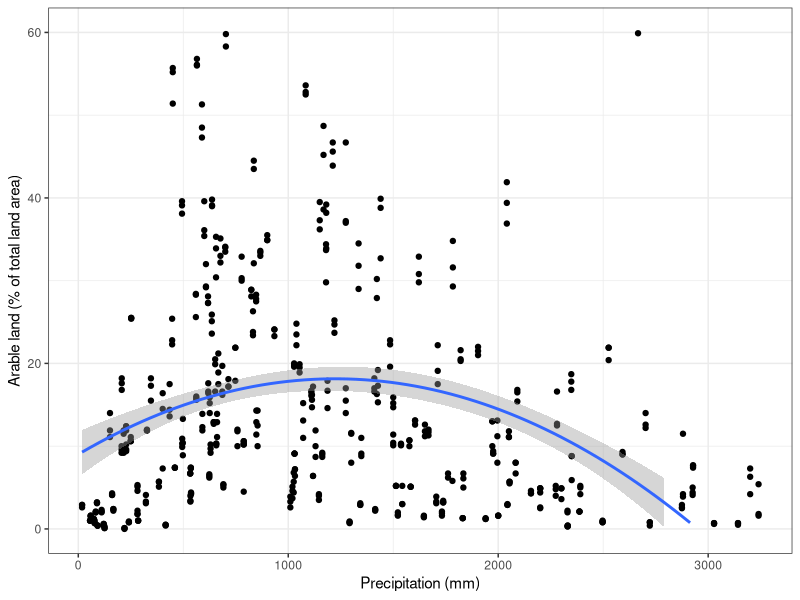
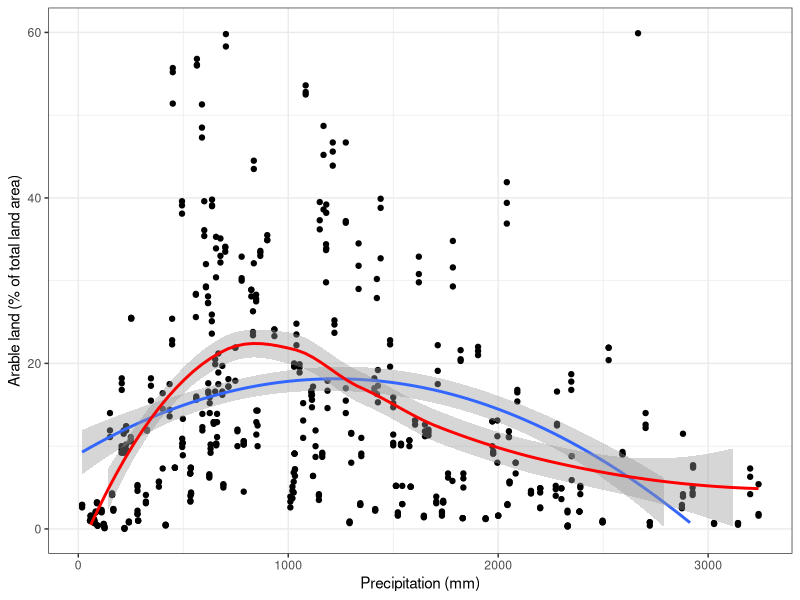
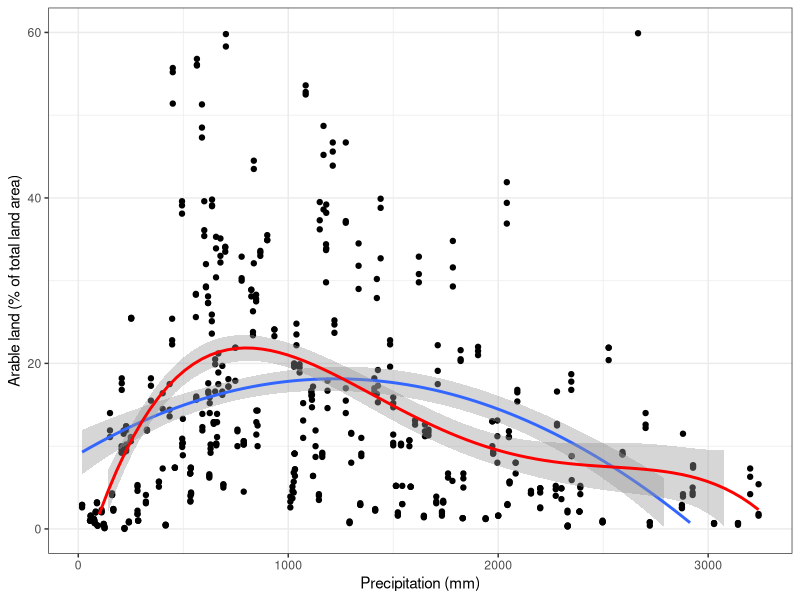
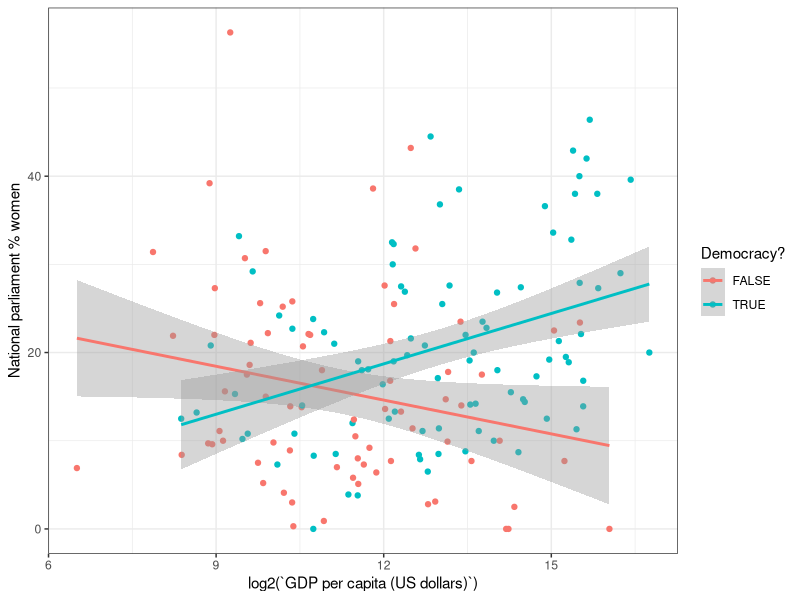
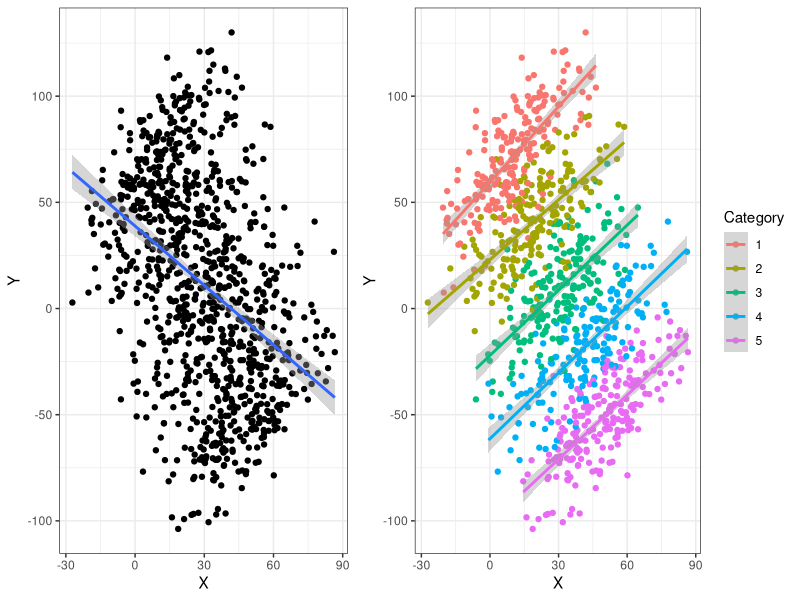
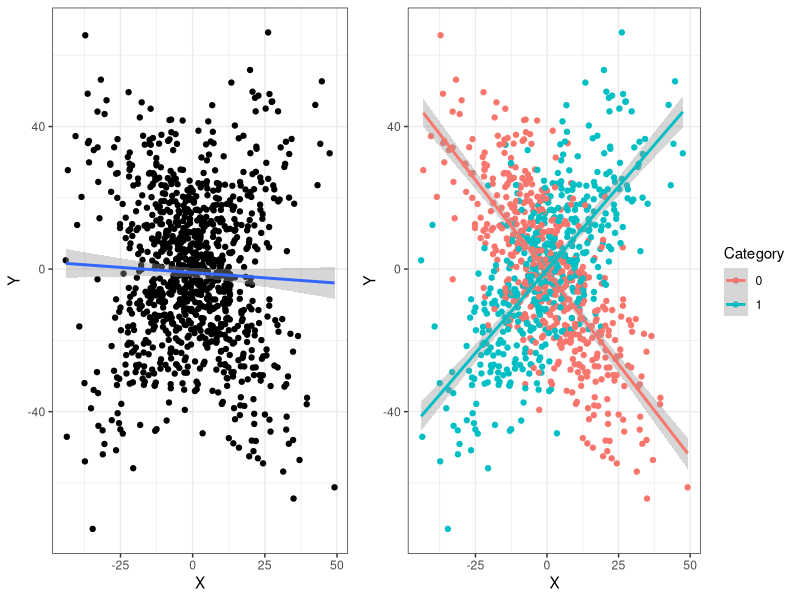

These figures' R source, in order:
## ---- chunk 1
list.of.packages <- c("ggplot2", "gridExtra", "MASS", "reshape2", "dplyr")
new.packages <- list.of.packages[!(list.of.packages %in% installed.packages()[,"Package"])]
if(length(new.packages)) install.packages(new.packages)

library(ggplot2)
library(gridExtra)
library(MASS)
library(reshape2)
library(dplyr)
## ---- chunk 2
countries <- read.csv("data/country_stats.csv", check.names = F)
countries_2010 <- countries[countries$Year == 2010,]
## ---- chunk 3
countries_2010$Region <- as.factor(countries_2010$Region)
countries_2010$Region <- relevel(countries_2010$Region, ref = "Northern America")
summary(lm(countries_2010$`GDP per capita (US dollars)`~Region, countries_2010))$coefficients
## ---- chunk 4
library(ggplot2)

lm1 <- lm(`Arable land (% of total land area)`~poly(`Precipitation (mm)`, 2, raw = TRUE), countries_2010)
coefficients(summary(lm1))

ggplot(countries, aes(x=`Precipitation (mm)`, y=`Arable land (% of total land area)`)) + 
  geom_point() + 
  stat_smooth(method = "lm",
              formula = y ~ poly(x, 2)) + 
  ylim(0, 60) + 
  theme_bw()
## ---- chunk 5
loess_model <- loess(countries_2010$`Arable land (% of total land area)`~countries_2010$`Precipitation (mm)`)

sse <- function(x) {return(sum((x - mean(x))^2))}

# LM Rsq
lm_rsq <- 1-sum(residuals(lm1)^2)/
  sse(countries_2010[!is.na(countries_2010$`Arable land (% of total land area)`) & 
                       !is.na(countries_2010$`Precipitation (mm)`),]$`Arable land (% of total land area)`)

# Loess Rsq
loess_rsq <- 1-sum(residuals(loess_model)^2)/
  sse(countries_2010[!is.na(countries_2010$`Arable land (% of total land area)`) & 
                       !is.na(countries_2010$`Precipitation (mm)`),]$`Arable land (% of total land area)`)

ggplot(countries, aes(x=`Precipitation (mm)`, y=`Arable land (% of total land area)`)) + 
  geom_point() + 
  stat_smooth(method = "lm",
              formula = y ~ poly(x, 2)) + 
  stat_smooth(method="loess", 
              formula = y ~ x,
              col="red") + 
  ylim(0, 60) + 
  theme_bw()

print(round(c("LM R2" = lm_rsq, "LOESS R2" = loess_rsq), 3))
## ---- chunk 6
ggplot(countries, aes(x=`Precipitation (mm)`, y=`Arable land (% of total land area)`)) + 
  geom_point() + 
  stat_smooth(method = "lm",
              formula = y ~ poly(x, 2)) + 
  stat_smooth(method = "lm",
              formula = y ~ poly(x, 4), col="red") + 
  ylim(0, 60) + 
  theme_bw()

lm2 <- lm(`Arable land (% of total land area)`~poly(`Precipitation (mm)`, 4, raw = TRUE), countries_2010)
anova(lm1, lm2)
## ---- chunk 7
countries_2010$is_democracy <- as.factor(countries_2010$v2x_polyarchy > 0.5)

countries_2010_with_dem <- countries_2010[!is.na(countries_2010$is_democracy),]

lm3 <- lm(`Seats held by women in national parliament, as of February (%)` ~ 
            log2(`GDP per capita (US dollars)`) * is_democracy, countries_2010_with_dem)
summary(lm3)$coefficients

ggplot(countries_2010_with_dem, aes(x=log2(`GDP per capita (US dollars)`), y = `Seats held by women in national parliament, as of February (%)`, 
                           col = is_democracy)) + 
  geom_point() + 
  stat_smooth(method="lm",
              formula = y~x) + 
  theme_bw() + 
  labs(col="Democracy?") + 
  ylab("National parliament % women")
## ---- chunk 8
set.seed(139)
library(knitr)
library(dplyr)

n = 10
value = round(rnorm(n, 5, 2), 1)
category = as.factor(sample(c(1,2,3), n, replace = T))
df <- data.frame(Response = round(case_when(category == "1" ~ 3,
                                      category == "2" ~ 7,
                                      category == "3" ~ 2) * value + rnorm(n, 0, 5), 1),
                 Category=category,
                 Value=value)

kable(df)
## ---- chunk 9
library(gridExtra)

# Sample size
n <- 1000

# Five categories
category <- sample(1:5, n, replace = T)

# Different x mean for each category
x <- rnorm(n, 10 * category, 15)

# Generate the response variable
response = 100 - (40 * category) + x * 1 + rnorm(n, 0, 15)

# Make a dataframe for plotting
df <- data.frame(x = x,
                 category = as.factor(category),
                 response = response)

# Models with and without category as a predictor
plot1 <- ggplot(df, aes(x = x, y = response)) + 
  geom_point() + 
  theme_bw() + 
  geom_smooth(method="lm", formula = y~x) + 
  ylab("Y") + 
  xlab("X")

plot2 <- ggplot(df, aes(x = x, y = response, color = category)) + 
  geom_point() + 
  theme_bw() + 
  geom_smooth(method="lm", formula = y~x) + 
  ylab("Y") + 
  xlab("X") + 
  labs(color = "Category")

# Plot models
grid.arrange(plot1, plot2, ncol = 2, widths=c(0.8,1))

# Correctly fit model
# summary(lm(response ~ x + category, df))$coefficients
## ---- chunk 10
n <- 1000

# Two categories
category <- sample(0:1, n, replace = T)

# Generate predictor
x <- rnorm(n, 0, 15)

# Generate response variable
response = x * (-1 + 2 * category) + rnorm(n, 0, 15)

# Data frame for plotting
df <- data.frame(x = x,
                 category = as.factor(category),
                 response = response)

# Models with and without interaction terms
plot1 <- ggplot(df, aes(x = x, y = response)) + 
  geom_point() + 
  theme_bw() + 
  geom_smooth(method="lm", formula = y~x) + 
  ylab("Y") + 
  xlab("X")

plot2 <- ggplot(df, aes(x = x, y = response, color = category)) + 
  geom_point() + 
  theme_bw() + 
  geom_smooth(method="lm", formula = y~x) + 
  ylab("Y") + 
  xlab("X") + 
  labs(color = "Category")

grid.arrange(plot1, plot2, ncol = 2, widths=c(0.8,1))

# Correctly fit model
# summary(lm(response ~ x * category, df))$coefficients
